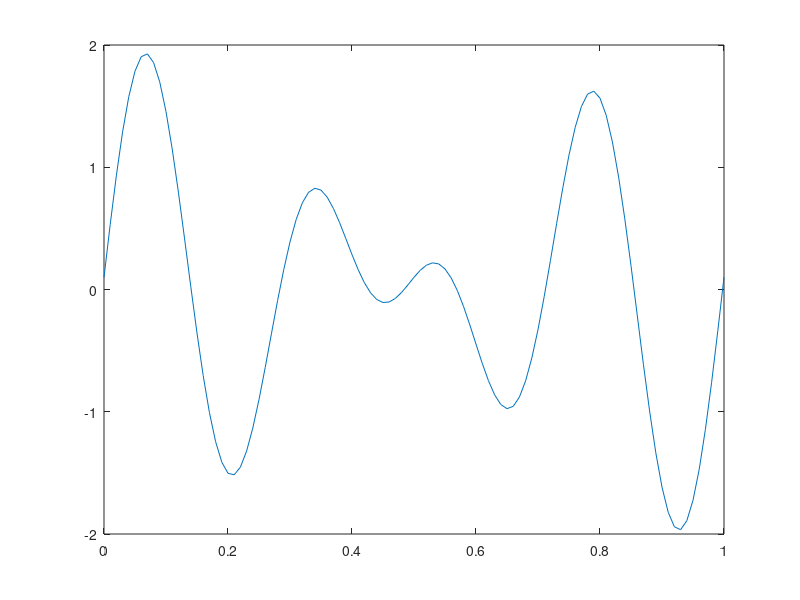

This chart was generated by the following MATLAB code:
f = 1;%frequencia
T = 1; %periodo
Ta = 0.01; %intervalo de tempo entre cada amostra
t = 0:Ta:T; %intervalo de amostragem

w = sin(6*pi()*t) + sin(8*pi()*t + 0.1)

plot(t,w)